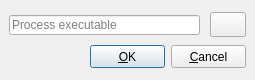
<?xml version="1.0" encoding="UTF-8"?>
<ui version="4.0">
 <class>UProcessItemModify</class>
 <widget class="QWidget" name="UProcessItemModify">
  <property name="geometry">
   <rect>
    <x>0</x>
    <y>0</y>
    <width>255</width>
    <height>80</height>
   </rect>
  </property>
  <property name="sizePolicy">
   <sizepolicy hsizetype="Fixed" vsizetype="Fixed">
    <horstretch>0</horstretch>
    <verstretch>0</verstretch>
   </sizepolicy>
  </property>
  <property name="windowTitle">
   <string>Modify process</string>
  </property>
  <property name="windowIcon">
   <iconset resource="res.qrc">
    <normaloff>:/icons/edit.png</normaloff>:/icons/edit.png</iconset>
  </property>
  <widget class="QPushButton" name="fileBtn">
   <property name="geometry">
    <rect>
     <x>210</x>
     <y>12</y>
     <width>36</width>
     <height>25</height>
    </rect>
   </property>
   <property name="icon">
    <iconset resource="res.qrc">
     <normaloff>:/icons/folder.png</normaloff>:/icons/folder.png</iconset>
   </property>
  </widget>
  <widget class="QLineEdit" name="filePath">
   <property name="geometry">
    <rect>
     <x>9</x>
     <y>15</y>
     <width>191</width>
     <height>20</height>
    </rect>
   </property>
   <property name="placeholderText">
    <string>Process executable</string>
   </property>
  </widget>
  <widget class="QPushButton" name="ok">
   <property name="geometry">
    <rect>
     <x>90</x>
     <y>45</y>
     <width>75</width>
     <height>23</height>
    </rect>
   </property>
   <property name="text">
    <string>&amp;OK</string>
   </property>
   <property name="default">
    <bool>true</bool>
   </property>
  </widget>
  <widget class="QPushButton" name="cancel">
   <property name="geometry">
    <rect>
     <x>171</x>
     <y>45</y>
     <width>75</width>
     <height>23</height>
    </rect>
   </property>
   <property name="text">
    <string>&amp;Cancel</string>
   </property>
  </widget>
 </widget>
 <tabstops>
  <tabstop>ok</tabstop>
  <tabstop>cancel</tabstop>
  <tabstop>filePath</tabstop>
  <tabstop>fileBtn</tabstop>
 </tabstops>
 <resources>
  <include location="res.qrc"/>
 </resources>
 <connections/>
</ui>
